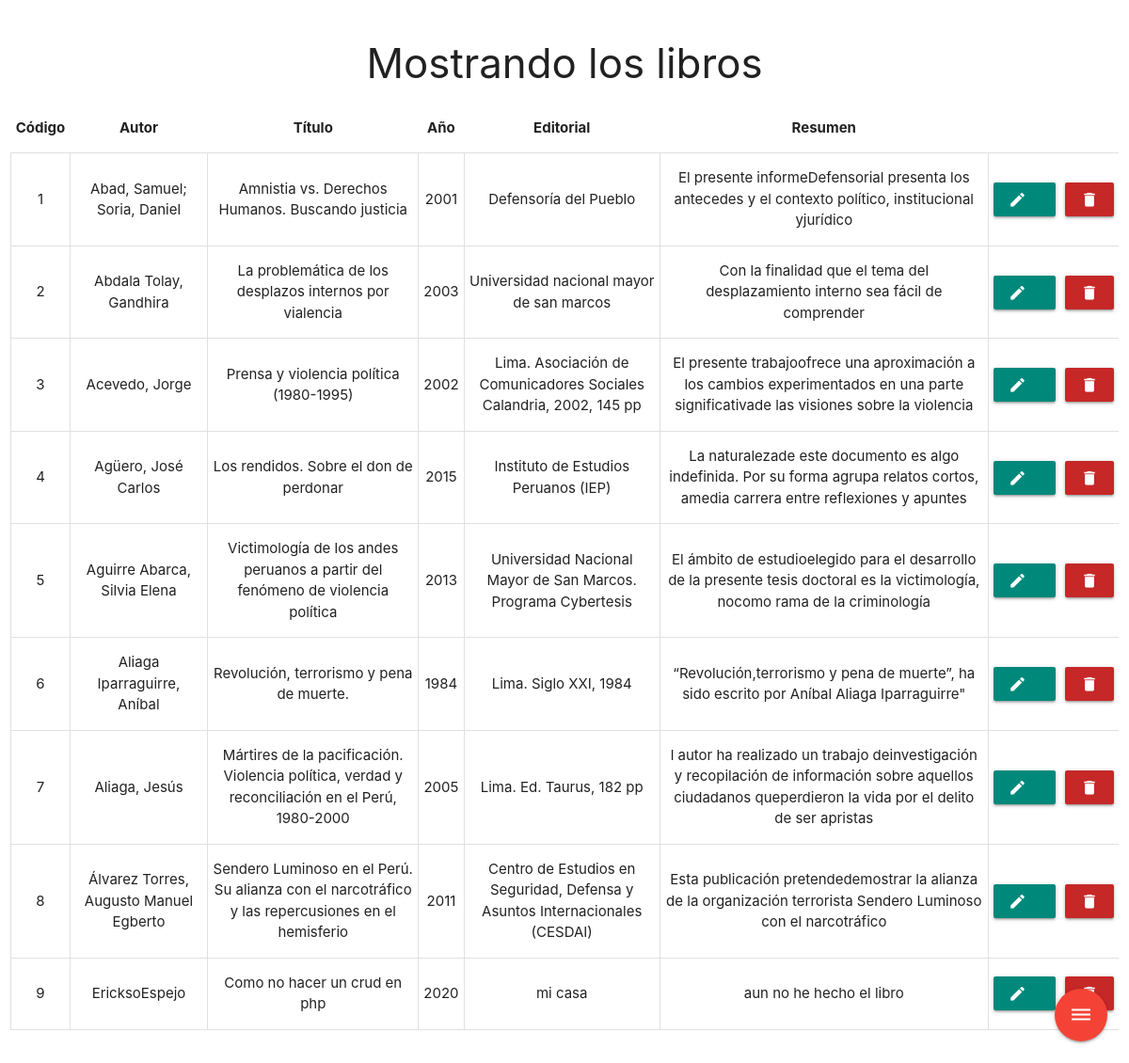
The page / on the database its author committed.
### tables this page shows
CREATE TABLE `libro` (
  `codigo` int(11) NOT NULL AUTO_INCREMENT,
  `autor` varchar(255) NOT NULL,
  `titulo` varchar(255) NOT NULL,
  `anio` smallint(6) NOT NULL,
  `editorial` varchar(255) NOT NULL,
  `resumen` varchar(255) DEFAULT NULL,
  PRIMARY KEY (`codigo`)
);

### index.php (the view, shortened to what this page needs)
<?php
$hostDB = 'localhost:3306';
$nombreDB = 'biblioteca';
$usuarioDB = 'admin';
$contrasenyaDB = 'der45der';
$hostPDO = "mysql:host=$hostDB;dbname=$nombreDB;";
$miPDO = new PDO($hostPDO, $usuarioDB, $contrasenyaDB);
$miConsulta = $miPDO->prepare('SELECT * FROM libro;');
$miConsulta->execute();
 ?>
<!DOCTYPE html>
<html lang="es" dir="ltr">
  <head>
    <link rel="stylesheet" href="css/materialize.min.css">
  </head>
  <body>
    <div class="section">
      <h3 class="center-align">Mostrando los libros</h3>
        <div class="row">
            <div class="col s12">
              <table class="highlight responsive-table centered">
                    <thead>
                      <tr>
                          <th>Código</th>
                          <th>Autor</th>
                          <th>Título</th>
                          <th>Año</th>
                          <th>Editorial</th>
                          <th>Resumen</th>
                      </tr>
                    </thead>
                      <tbody>
                      <?php foreach ($miConsulta as $key => $value): ?>
                      <tr>
                        <td class="bordes-iz-y-der"><?php echo $value['codigo'] ?></td>
                        <td class="bordes-iz-y-der"><?php echo $value['autor'] ?></td>
                        <td class="bordes-iz-y-der"><?php echo $value['titulo'] ?></td>
                        <td class="bordes-iz-y-der"><?php echo $value['anio'] ?></td>
                        <td class="bordes-iz-y-der"><?php echo $value['editorial'] ?></td>
                        <td class="bordes-iz-y-der"><?php echo $value['resumen'] ?></td>
                        <td><a class="waves-effect teal darken-1 btn" href="editar.php?codigo=<?php echo $value['codigo'] ?>"><i class="material-icons left">edit</i></a></td>
                        <td><a class="waves-effect  red darken-3 btn " href="eliminar.php?codigo=<?php echo $value['codigo'] ?>"><i class="material-icons ">delete</i> </a></td>
                      </tr>
                      <?php endforeach; ?>
                    </tbody>
                  </table>
            </div>
        </div>
        <div class="fixed-action-btn">
          <a class="btn-floating btn-large red">
            <i class="large material-icons">dehaze</i>
          </a>
        </div>
    </div>
  </body>
</html>

### rows shown on the page
libro: codigo "1", autor "Abad, Samuel; Soria, Daniel", titulo "Amnistia vs. Derechos Humanos. Buscando justicia", anio "2001", editorial "Defensoría del Pueblo", resumen "El presente informeDefensorial presenta los antecedes y el contexto político, institucional yjurídico"
libro: codigo "2", autor "Abdala Tolay, Gandhira", titulo "La problemática de los desplazos internos por vialencia", anio "2003", editorial "Universidad nacional mayor de san marcos", resumen "Con la finalidad que el tema del desplazamiento interno sea fácil de comprender"
libro: codigo "3", autor "Acevedo, Jorge", titulo "Prensa y violencia política (1980-1995)", anio "2002", editorial "Lima. Asociación de Comunicadores Sociales Calandria, 2002, 145 pp", resumen "El presente trabajoofrece una aproximación a los cambios experimentados en una parte significativade las visiones sobre la violencia"
libro: codigo "4", autor "Agüero, José Carlos", titulo "Los rendidos. Sobre el don de perdonar", anio "2015", editorial "Instituto de Estudios Peruanos (IEP)", resumen "La naturalezade este documento es algo indefinida. Por su forma agrupa relatos cortos, amedia carrera entre reflexiones y apuntes"
libro: codigo "5", autor "Aguirre Abarca, Silvia Elena", titulo "Victimología de los andes peruanos a partir del fenómeno de violencia política", anio "2013", editorial "Universidad Nacional Mayor de San Marcos. Programa Cybertesis", resumen "El ámbito de estudioelegido para el desarrollo de la presente tesis doctoral es la victimología, nocomo rama de la criminología"
libro: codigo "6", autor "Aliaga Iparraguirre, Aníbal", titulo "Revolución, terrorismo y pena de muerte.", anio "1984", editorial "Lima. Siglo XXI, 1984", resumen "“Revolución,terrorismo y pena de muerte”, ha sido escrito por Aníbal Aliaga Iparraguirre\""
libro: codigo "7", autor "Aliaga, Jesús", titulo "Mártires de la pacificación. Violencia política, verdad y reconciliación en el Perú, 1980-2000", anio "2005", editorial "Lima. Ed. Taurus, 182 pp", resumen "l autor ha realizado un trabajo deinvestigación y recopilación de información sobre aquellos ciudadanos queperdieron la vida por el delito de ser apristas"
libro: codigo "8", autor "Álvarez Torres, Augusto Manuel Egberto", titulo "Sendero Luminoso en el Perú. Su alianza con el narcotráfico y las repercusiones en el hemisferio", anio "2011", editorial "Centro de Estudios en Seguridad, Defensa y Asuntos Internacionales (CESDAI)", resumen "Esta publicación pretendedemostrar la alianza de la organización terrorista Sendero Luminoso con el narcotráfico"
libro: codigo "9", autor "EricksoEspejo", titulo "Como no hacer un crud en php", anio "2020", editorial "mi casa", resumen "aun no he hecho el libro"
